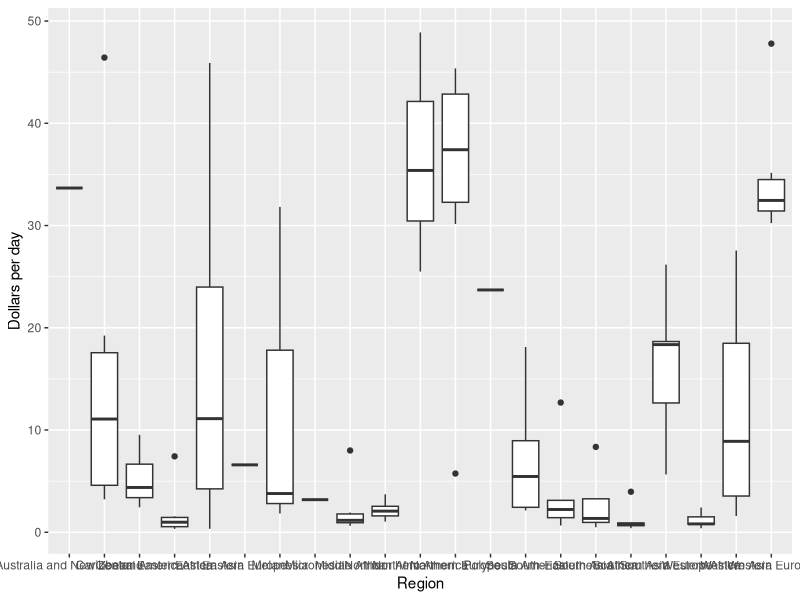
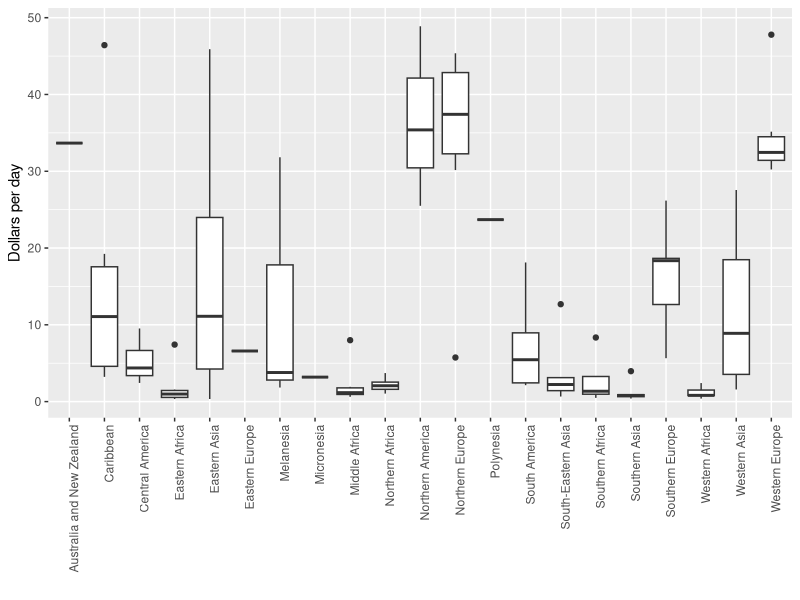
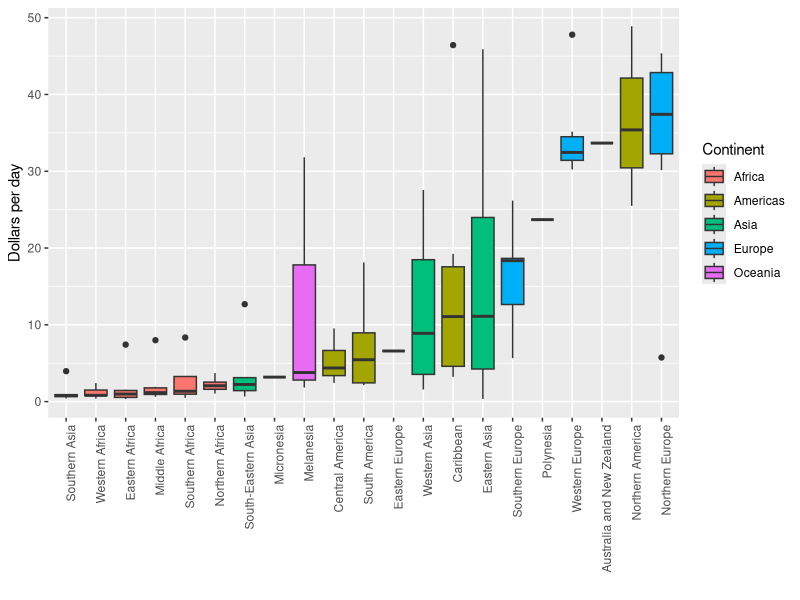
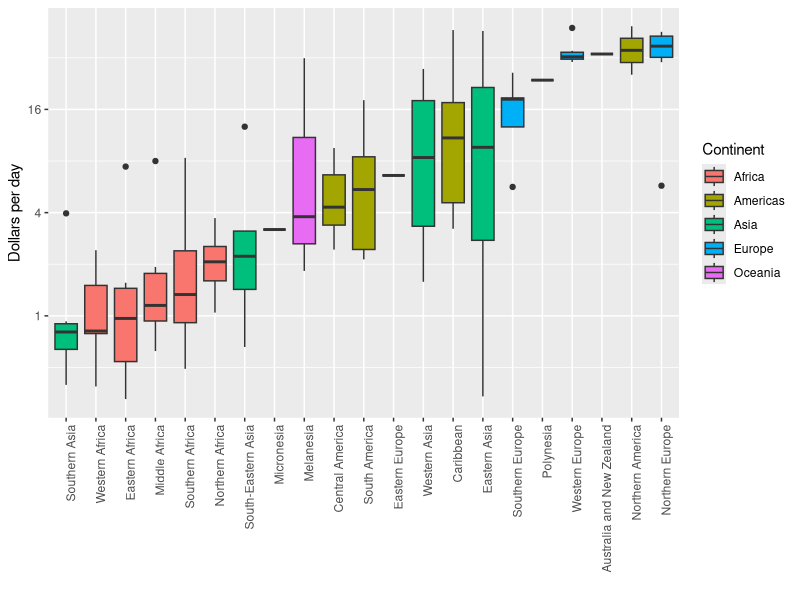
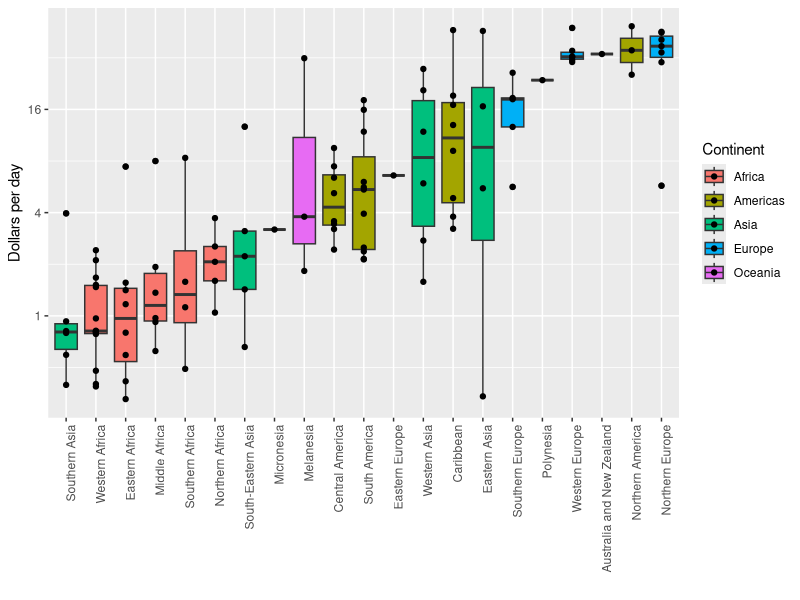
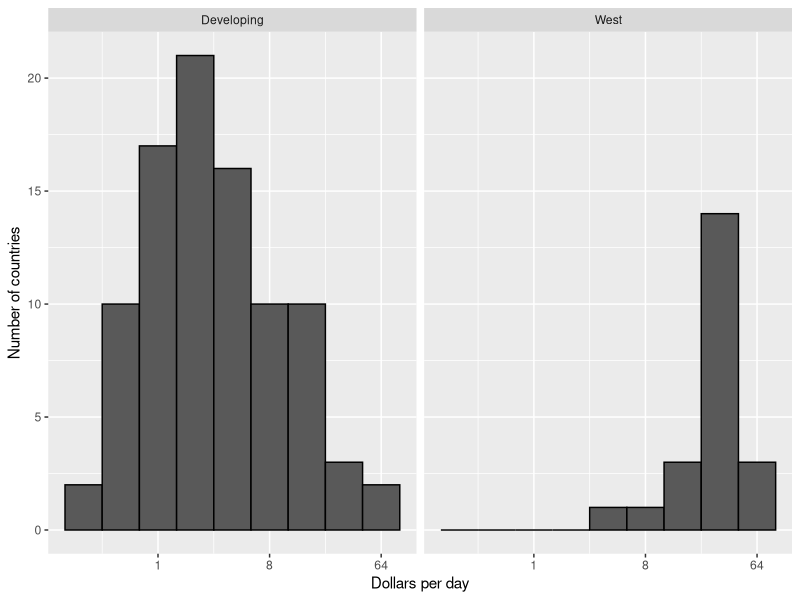
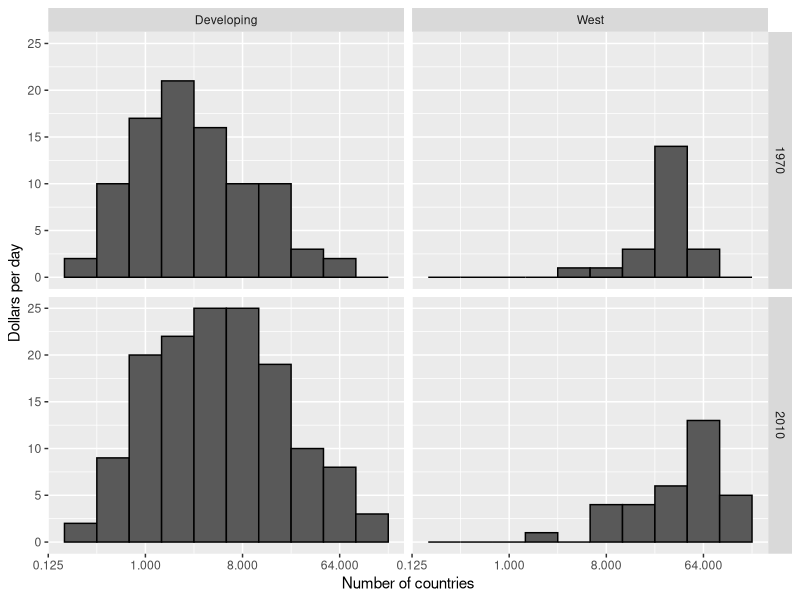
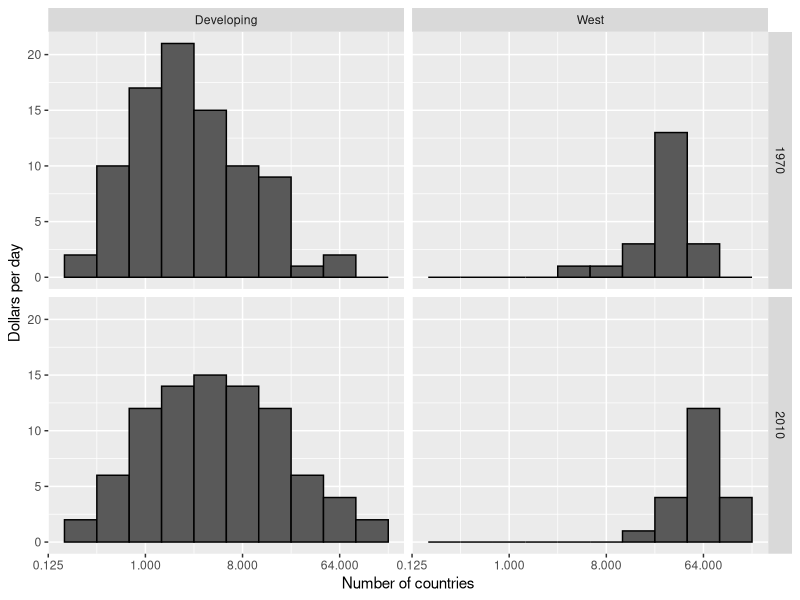

R code for these plots, in order:
## ---- chunk 1
library(tidyverse)
library(dslabs)
data(gapminder)

levels(gapminder$region)
length(levels(gapminder$region))
## ---- chunk 2
gapminder <- gapminder %>% 
  mutate(dollars_per_day = gdp/population/365)

past_year <- 1970
## ---- chunk 3
p <- gapminder %>% 
  filter(year == past_year & !is.na(gdp)) %>%
  ggplot(aes(region, dollars_per_day))  +
  xlab("Region") +
  ylab("Dollars per day")
p + geom_boxplot() 
## ---- chunk 4
p + geom_boxplot() +
  theme(axis.text.x = element_text(angle = 90, hjust = 1))  +
  xlab("") +
  ylab("Dollars per day")
## ---- chunk 5
fac <- factor(c("Asia", "Asia", "West", "West", "West"))
levels(fac)

value <- c(10, 11, 12, 6, 4)
fac <- reorder(fac, value, FUN = mean)
levels(fac)
## ---- chunk 6
p <- gapminder %>% 
  filter(year == past_year & !is.na(gdp)) %>%
  mutate(region = reorder(region, dollars_per_day, FUN = median)) %>%
  ggplot(aes(region, dollars_per_day, fill = continent)) +
  geom_boxplot() +
  theme(axis.text.x = element_text(angle = 90, hjust = 1)) +
  xlab("") +
  ylab("Dollars per day") +
  labs(fill = "Continent")
p
## ---- chunk 7
p + scale_y_continuous(trans = "log2")
## ---- chunk 8
p + scale_y_continuous(trans = "log2") + 
  geom_point() +
  xlab("") +
  ylab("Dollars per day") +
  labs(fill = "Continent")
## ---- chunk 9
west <- c("Western Europe","Northern Europe","Southern Europe",
          "Northern America","Australia and New Zealand")
## ---- chunk 10
gapminder %>% 
  filter(year == past_year & !is.na(gdp)) %>%
  mutate(group = ifelse(region %in% west, "West", "Developing")) %>%
  ggplot(aes(dollars_per_day)) +
  geom_histogram(binwidth = 1, color = "black") +
  scale_x_continuous(trans = "log2") + 
  facet_grid(. ~ group)  +
  ylab("Number of countries") +
  xlab("Dollars per day")
## ---- chunk 11
past_year <- 1970
present_year <- 2010
gapminder %>% 
  filter(year %in% c(past_year, present_year) & !is.na(gdp)) %>%
  mutate(group = ifelse(region %in% west, "West", "Developing")) %>%
  ggplot(aes(dollars_per_day)) +
  geom_histogram(binwidth = 1, color = "black") +
  scale_x_continuous(trans = "log2") + 
  facet_grid(year ~ group)  +
  xlab("Number of countries") +
  ylab("Dollars per day")
## ---- chunk 12
country_list_1 <- gapminder %>% 
  filter(year == past_year & !is.na(dollars_per_day)) %>% .$country

country_list_2 <- gapminder %>% 
  filter(year == present_year & !is.na(dollars_per_day)) %>% .$country
      
country_list <- intersect(country_list_1, country_list_2)
## ---- chunk 13
gapminder %>% 
  filter(year %in% c(past_year, present_year) & country %in% country_list) %>%
  mutate(group = ifelse(region %in% west, "West", "Developing")) %>%
  ggplot(aes(dollars_per_day)) +
  geom_histogram(binwidth = 1, color = "black") +
  scale_x_continuous(trans = "log2") + 
  facet_grid(year ~ group)  +
  xlab("Number of countries") +
  ylab("Dollars per day")
## ---- chunk 14
p <- gapminder %>% 
  filter(year %in% c(past_year, present_year) & country %in% country_list) %>%
  mutate(region = reorder(region, dollars_per_day, FUN = median)) %>%
  ggplot() +
  theme(axis.text.x = element_text(angle = 90, hjust = 1)) +
  xlab("") +
  ylab("Dollars per day") +
  scale_y_continuous(trans = "log2") +
  labs(fill = "Continent")
## ---- chunk 15
p + geom_boxplot(aes(region, dollars_per_day, fill = continent)) +
  facet_grid(year~.)
## ---- chunk 16
p + geom_boxplot(aes(region, dollars_per_day, fill = factor(year))) +
    labs(fill = "Year")
## ---- chunk 17
gapminder %>% 
  filter(year %in% c(past_year, present_year) & country %in% country_list) %>%
  mutate(year = ifelse(year == past_year, "past", "present")) %>%
  dplyr::select(country, region, continent, year, dollars_per_day) %>%
  head()
## ---- chunk 18
gapminder %>% 
  filter(year %in% c(past_year, present_year) & country %in% country_list) %>%
  mutate(year = ifelse(year == past_year, "past", "present")) %>%
  dplyr::select(country, region, continent, year, dollars_per_day) %>%
  spread(year, dollars_per_day) %>%
  head()
## ---- chunk 19
gapminder %>% 
  filter(year %in% c(past_year, present_year) & country %in% country_list) %>%
  mutate(year = ifelse(year == past_year, "past", "present")) %>%
  dplyr::select(country, region, continent, year, dollars_per_day) %>%
  spread(year, dollars_per_day)  %>%
  mutate(difference = present/past) %>%
  mutate(region = reorder(region, difference, FUN = median)) %>%
  ggplot(aes(region,  difference, fill = factor(continent))) +
  geom_boxplot() + 
  geom_point(show.legend = FALSE) +
  theme(axis.text.x = element_text(angle = 90, hjust = 1)) +
  xlab("") + ylab("Fold Increase Between 1970 and 2010") +
  labs(fill = "Continent") +
  scale_y_continuous(trans = "log2")  
## ---- chunk 20
ylab(paste("Fold Increase Between", past_year, "and", present_year))
## ---- chunk 21
gapminder %>% 
  filter(year %in% c(past_year, present_year) & country %in% country_list) %>%
  ggplot(aes(dollars_per_day)) +
  geom_density(fill = "grey") + 
  scale_x_continuous(trans = "log2") + 
  xlab("Dollars per day") +
  facet_grid(year~.)
## ---- chunk 22
gapminder %>% 
  filter(year == past_year & country %in% country_list) %>%
  mutate(group = ifelse(region %in% west, "West", "Developing")) %>% group_by(group) %>% 
  summarize(n=n()) %>% knitr::kable()
## ---- chunk 23
gapminder %>% 
  filter(year %in% c(past_year, present_year) & country %in% country_list) %>%
  mutate(group = ifelse(region %in% west, "West", "Developing")) %>%
  ggplot(aes(dollars_per_day, fill = group)) +
  scale_x_continuous(trans = "log2") +
  geom_density(alpha = 0.2) + 
  facet_grid(year ~ .) +
  xlab("Dollars per day") +
  labs(fill = "Group")
## ---- chunk 24
p <- gapminder %>% 
  filter(year %in% c(past_year, present_year) & country %in% country_list) %>%
  mutate(group = ifelse(region %in% west, "West", "Developing")) %>%
  ggplot(aes(dollars_per_day, y = after_stat(count), fill = group)) +
  scale_x_continuous(trans = "log2") +
  xlab("Dollars per day") +
  labs(fill = "Group")

p + geom_density(alpha = 0.2) + facet_grid(year ~ .)
## ---- chunk 25
p + geom_density(alpha = 0.2, bw = 0.75) + facet_grid(year ~ .)
## ---- chunk 26
gapminder <- gapminder %>% 
  mutate(group = case_when(
    region %in% west ~ "West",
    region %in% c("Eastern Asia", "South-Eastern Asia") ~ "East Asia",
    region %in% c("Caribbean", "Central America", "South America") ~ "Latin America",
    continent == "Africa" & region != "Northern Africa" ~ "Sub-Saharan Africa",
    TRUE ~ "Others"))
## ---- chunk 27
gapminder <- gapminder %>% 
  mutate(group = factor(group, levels = c("Others", "Latin America", "East Asia","Sub-Saharan Africa", "West")))
## ---- chunk 28
p <- gapminder %>% 
    filter(year %in% c(past_year, present_year) & country %in% country_list) %>%
  ggplot(aes(dollars_per_day, y = after_stat(count), fill = group, color = group)) +
  scale_x_continuous(trans = "log2")

p + geom_density(alpha = 0.2, bw = 0.75, linewidth = 2) + facet_grid(year ~ .)
## ---- chunk 29
p + geom_density(alpha = 0.2, bw = 0.75, position = "stack") + facet_grid(year ~ .)
## ---- chunk 30
gapminder %>% 
    filter(year %in% c(past_year, present_year) & country %in% country_list) %>%
  group_by(year) %>%
  mutate(weight = population/sum(population)) %>%
  ungroup() %>%
  ggplot(aes(dollars_per_day, fill = group, weight = weight)) +
  scale_x_continuous(trans = "log2") + 
  geom_density(alpha = 0.2, bw = 0.75, position = "stack") + facet_grid(year ~ .) 
## ---- chunk 31
library(MASS)
library(tidyverse)

data(birthwt)
## ---- chunk 32
# Your code here
## ---- chunk 33
# Your code here
## ---- chunk 34
# Your code here
## ---- chunk 35
# Your code here
## ---- chunk 36
# Your code here
## ---- chunk 37
# Your code here
## ---- chunk 38
# Your code here
## ---- chunk 39
# Your code here
## ---- chunk 40
birthwt2 <- birthwt %>%
  mutate(
    smoke = factor(smoke, labels = c("Non-smoker", "Smoker")),
    ht  = factor(ht,  labels = c("No", "Yes")),
    bwt_abb = case_when(
      bwt >= 2500 ~ "NLBW",
      (bwt < 2500) & (bwt >= 1500) ~"LBW",
      bwt < 1000 ~ "ELBW",
      TRUE ~ "VLBW"
    )
  )
## ---- chunk 41
birthwt2 %>%
  ggplot(aes(x = ht, y = bwt, fill = smoke)) +
  geom_boxplot() +
  labs(x = "History of hypertension", 
       y = "Birth weight (grams)", 
       fill = "Smoking status")
## ---- chunk 42
birthwt2 %>%
  mutate(bwt_abb = reorder(bwt_abb, age, FUN = median)) %>%
  ggplot(aes(x = bwt_abb, y = age)) +
  geom_boxplot() +
  labs(x = "Birth weight category", 
       y = "Mother's age (years)")
## ---- chunk 43
table(birthwt2$bwt_abb)
## ---- chunk 44
meds <- birthwt2 %>%
  group_by(smoke) %>%
  summarize(median_bwt = median(bwt, na.rm = TRUE), .groups = "drop")

birthwt2 %>%
  ggplot(aes(x = bwt)) +
  geom_histogram(binwidth = 100, 
                 color = "black",
                 fill = "lightblue") +
  geom_vline(data = meds, 
             aes(xintercept = median_bwt),
             linetype = "dashed",
             color = "blue") +
  facet_grid(. ~ smoke) +
  labs(x = "Birth weight (grams)", y = "Count")
## ---- chunk 45
data(heights)

heights %>%
  ggplot(aes(x = height, fill = sex)) +
  geom_density(alpha = 0.35) +
  labs(x = "Height (inches)", 
       y = "Density", 
       fill = "Sex")
## ---- chunk 46
heights %>%
  ggplot(aes(x = height, y = after_stat(count), fill = sex)) +
  geom_density(alpha = 0.35) +
  labs(x = "Height (inches)", 
       y = "Count (via after_stat)", 
       fill = "Sex")
## ---- chunk 47
ggplot(heights, aes(height)) +
  geom_density(fill = "grey80", bw = 0.5) +
  labs(title = "Kernel density with bw = 0.5",
       x = "Height (inches)", 
       y = "Density")
## ---- chunk 48
ggplot(heights, aes(height)) +
  geom_density(fill = "grey80", bw = 2) +
  labs(title = "Kernel density with bw = 2",
       x = "Height (inches)", 
       y = "Density")
